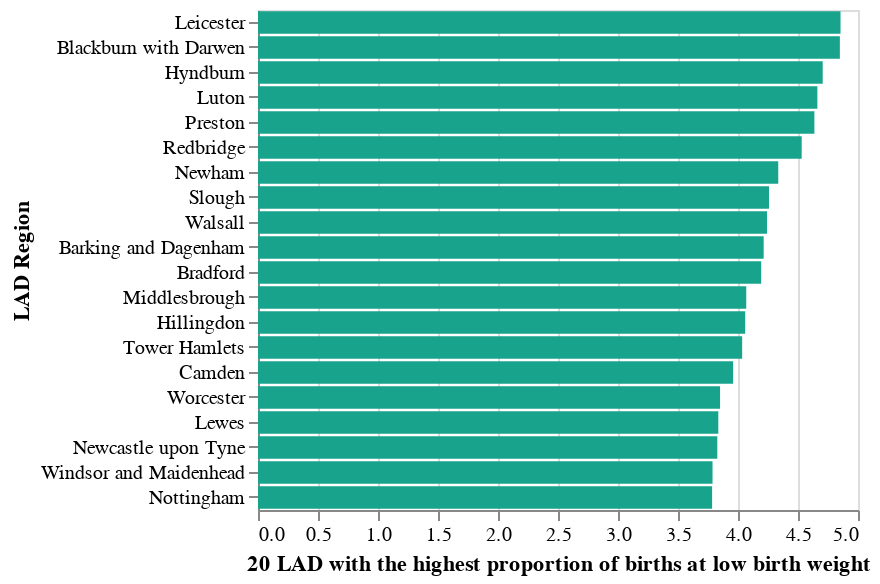

Notebook code for this chart:
### Code cell
bar_chart_highest_weight

### Figure 1 — Vega-Lite specification as saved in the notebook (floating-point values rounded to 4 significant figures)
{"config": {"title": {"font": "Averta"}, "axis": {"labelFont": "Averta", "titleFont": "Averta"}, "header": {"labelFont": "Averta", "titleFont": "Averta"}, "legend": {"labelFont": "Averta", "titleFont": "Averta"}}, "data": {"name": "data-889f5de138865c8c01c916c966f302f3"}, "mark": {"type": "bar", "color": "#18A48C"}, "encoding": {"x": {"field": "Value", "title": "20 LAD with the highest proportion of births at low birth weight", "type": "quantitative"}, "y": {"field": "Area Name", "sort": {"field": "Value", "op": "sum", "order": "descending"}, "title": "LAD Region", "type": "nominal"}}, "height": 250, "selection": {"selector001": {"type": "multi", "fields": ["Area Name"]}}, "width": 300, "$schema": "https://vega.github.io/schema/vega-lite/v4.17.0.json", "datasets": {"data-889f5de138865c8c01c916c966f302f3": [{"Indicator ID": 20101, "Indicator Name": "Low birth weight of term babies", "Parent Code": "E92000001", "Parent Name": "England", "Area Code": "E06000016", "Area Name": "Leicester", "Area Type": "Districts & UAs (from Apr 2021)", "Sex": "Persons", "Age": ">=37 weeks gestational age at birth", "Category Type": null, "Category": null, "Time period": 2020, "Value": 4.854, "Lower CI 95.0 limit": 4.232, "Upper CI 95.0 limit": 5.563, "Lower CI 99.8 limit": 3.909, "Upper CI 99.8 limit": 6.014, "Count": 195.0, "Denominator": 4017.0, "Value note": null, "Recent Trend": "No significant change", "Compared to England value or percentiles": "Worse", "Compared to percentiles": "Not compared", "Time period Sortable": 20200000, "New data": null, "Compared to goal": null}, {"Indicator ID": 20101, "Indicator Name": "Low birth weight of term babies", "Parent Code": "E92000001", "Parent Name": "England", "Area Code": "E06000008", "Area Name": "Blackburn with Darwen", "Area Type": "Districts & UAs (from Apr 2021)", "Sex": "Persons", "Age": ">=37 weeks gestational age at birth", "Category Type": null, "Category": null, "Time period": 2020, "Value": 4.849, "Lower CI 95.0 limit": 3.938, "Upper CI 95.0 limit": 5.957, "Lower CI 99.8 limit": 3.494, "Upper CI 99.8 limit": 6.693, "Count": 85.0, "Denominator": 1753.0, "Value note": null, "Recent Trend": "No significant change", "Compared to England value or percentiles": "Worse", "Compared to percentiles": "Not compared", "Time period Sortable": 20200000, "New data": null, "Compared to goal": null}, {"Indicator ID": 20101, "Indicator Name": "Low birth weight of term babies", "Parent Code": "E92000001", "Parent Name": "England", "Area Code": "E07000120", "Area Name": "Hyndburn", "Area Type": "Districts & UAs (from Apr 2021)", "Sex": "Persons", "Age": ">=37 weeks gestational age at birth", "Category Type": null, "Category": null, "Time period": 2020, "Value": 4.706, "Lower CI 95.0 limit": 3.475, "Upper CI 95.0 limit": 6.345, "Lower CI 99.8 limit": 2.921, "Upper CI 99.8 limit": 7.497, "Count": 40.0, "Denominator": 850.0, "Value note": null, "Recent Trend": "No significant change", "Compared to England value or percentiles": "Worse", "Compared to percentiles": "Not compared", "Time period Sortable": 20200000, "New data": null, "Compared to goal": null}, {"Indicator ID": 20101, "Indicator Name": "Low birth weight of term babies", "Parent Code": "E92000001", "Parent Name": "England", "Area Code": "E06000032", "Area Name": "Luton", "Area Type": "Districts & UAs (from Apr 2021)", "Sex": "Persons", "Age": ">=37 weeks gestational age at birth", "Category Type": null, "Category": null, "Time period": 2020, "Value": 4.661, "Lower CI 95.0 limit": 3.957, "Upper CI 95.0 limit": 5.485, "Lower CI 99.8 limit": 3.6, "Upper CI 99.8 limit": 6.017, "Count": 137.0, "Denominator": 2939.0, "Value note": null, "Recent Trend": "No significant change", "Compared to England value or percentiles": "Worse", "Compared to percentiles": "Not compared", "Time period Sortable": 20200000, "New data": null, "Compared to goal": null}, {"Indicator ID": 20101, "Indicator Name": "Low birth weight of term babies", "Parent Code": "E92000001", "Parent Name": "England", "Area Code": "E07000123", "Area Name": "Preston", "Area Type": "Districts & UAs (from Apr 2021)", "Sex": "Persons", "Age": ">=37 weeks gestational age at birth", "Category Type": null, "Category": null, "Time period": 2020, "Value": 4.637, "Lower CI 95.0 limit": 3.709, "Upper CI 95.0 limit": 5.782, "Lower CI 99.8 limit": 3.262, "Upper CI 99.8 limit": 6.55, "Count": 74.0, "Denominator": 1596.0, "Value note": null, "Recent Trend": "No significant change", "Compared to England value or percentiles": "Worse", "Compared to percentiles": "Not compared", "Time period Sortable": 20200000, "New data": null, "Compared to goal": null}, {"Indicator ID": 20101, "Indicator Name": "Low birth weight of term babies", "Parent Code": "E92000001", "Parent Name": "England", "Area Code": "E09000026", "Area Name": "Redbridge", "Area Type": "Districts & UAs (from Apr 2021)", "Sex": "Persons", "Age": ">=37 weeks gestational age at birth", "Category Type": null, "Category": null, "Time period": 2020, "Value": 4.531, "Lower CI 95.0 limit": 3.93, "Upper CI 95.0 limit": 5.218, "Lower CI 99.8 limit": 3.62, "Upper CI 99.8 limit": 5.657, "Count": 182.0, "Denominator": 4017.0, "Value note": null, "Recent Trend": "No significant change", "Compared to England value or percentiles": "Worse", "Compared to percentiles": "Not compared", "Time period Sortable": 20200000, "New data": null, "Compared to goal": null}, {"Indicator ID": 20101, "Indicator Name": "Low birth weight of term babies", "Parent Code": "E92000001", "Parent Name": "England", "Area Code": "E09000025", "Area Name": "Newham", "Area Type": "Districts & UAs (from Apr 2021)", "Sex": "Persons", "Age": ">=37 weeks gestational age at birth", "Category Type": null, "Category": null, "Time period": 2020, "Value": 4.335, "Lower CI 95.0 limit": 3.8, "Upper CI 95.0 limit": 4.943, "Lower CI 99.8 limit": 3.521, "Upper CI 99.8 limit": 5.328, "Count": 212.0, "Denominator": 4890.0, "Value note": null, "Recent Trend": "No significant change", "Compared to England value or percentiles": "Worse", "Compared to percentiles": "Not compared", "Time period Sortable": 20200000, "New data": null, "Compared to goal": null}, {"Indicator ID": 20101, "Indicator Name": "Low birth weight of term babies", "Parent Code": "E92000001", "Parent Name": "England", "Area Code": "E06000039", "Area Name": "Slough", "Area Type": "Districts & UAs (from Apr 2021)", "Sex": "Persons", "Age": ">=37 weeks gestational age at birth", "Category Type": null, "Category": null, "Time period": 2020, "Value": 4.258, "Lower CI 95.0 limit": 3.481, "Upper CI 95.0 limit": 5.2, "Lower CI 99.8 limit": 3.1, "Upper CI 99.8 limit": 5.824, "Count": 91.0, "Denominator": 2137.0, "Value note": null, "Recent Trend": "No significant change", "Compared to England value or percentiles": "Worse", "Compared to percentiles": "Not compared", "Time period Sortable": 20200000, "New data": null, "Compared to goal": null}, {"Indicator ID": 20101, "Indicator Name": "Low birth weight of term babies", "Parent Code": "E92000001", "Parent Name": "England", "Area Code": "E08000030", "Area Name": "Walsall", "Area Type": "Districts & UAs (from Apr 2021)", "Sex": "Persons", "Age": ">=37 weeks gestational age at birth", "Category Type": null, "Category": null, "Time period": 2020, "Value": 4.242, "Lower CI 95.0 limit": 3.582, "Upper CI 95.0 limit": 5.018, "Lower CI 99.8 limit": 3.249, "Upper CI 99.8 limit": 5.522, "Count": 129.0, "Denominator": 3041.0, "Value note": null, "Recent Trend": "No significant change", "Compared to England value or percentiles": "Worse", "Compared to percentiles": "Not compared", "Time period Sortable": 20200000, "New data": null, "Compared to goal": null}, {"Indicator ID": 20101, "Indicator Name": "Low birth weight of term babies", "Parent Code": "E92000001", "Parent Name": "England", "Area Code": "E09000002", "Area Name": "Barking and Dagenham", "Area Type": "Districts & UAs (from Apr 2021)", "Sex": "Persons", "Age": ">=37 weeks gestational age at birth", "Category Type": null, "Category": null, "Time period": 2020, "Value": 4.214, "Lower CI 95.0 limit": 3.56, "Upper CI 95.0 limit": 4.982, "Lower CI 99.8 limit": 3.23, "Upper CI 99.8 limit": 5.48, "Count": 130.0, "Denominator": 3085.0, "Value note": null, "Recent Trend": "No significant change", "Compared to England value or percentiles": "Worse", "Compared to percentiles": "Not compared", "Time period Sortable": 20200000, "New data": null, "Compared to goal": null}, {"Indicator ID": 20101, "Indicator Name": "Low birth weight of term babies", "Parent Code": "E92000001", "Parent Name": "England", "Area Code": "E08000032", "Area Name": "Bradford", "Area Type": "Districts & UAs (from Apr 2021)", "Sex": "Persons", "Age": ">=37 weeks gestational age at birth", "Category Type": null, "Category": null, "Time period": 2020, "Value": 4.193, "Lower CI 95.0 limit": 3.72, "Upper CI 95.0 limit": 4.723, "Lower CI 99.8 limit": 3.472, "Upper CI 99.8 limit": 5.056, "Count": 258.0, "Denominator": 6153.0, "Value note": null, "Recent Trend": "No significant change", "Compared to England value or percentiles": "Worse", "Compared to percentiles": "Not compared", "Time period Sortable": 20200000, "New data": null, "Compared to goal": null}, {"Indicator ID": 20101, "Indicator Name": "Low birth weight of term babies", "Parent Code": "E92000001", "Parent Name": "England", "Area Code": "E06000002", "Area Name": "Middlesbrough", "Area Type": "Districts & UAs (from Apr 2021)", "Sex": "Persons", "Age": ">=37 weeks gestational age at birth", "Category Type": null, "Category": null, "Time period": 2020, "Value": 4.069, "Lower CI 95.0 limit": 3.199, "Upper CI 95.0 limit": 5.162, "Lower CI 99.8 limit": 2.786, "Upper CI 99.8 limit": 5.905, "Count": 64.0, "Denominator": 1573.0, "Value note": null, "Recent Trend": "No significant change", "Compared to England value or percentiles": "Worse", "Compared to percentiles": "Not compared", "Time period Sortable": 20200000, "New data": null, "Compared to goal": null}, {"Indicator ID": 20101, "Indicator Name": "Low birth weight of term babies", "Parent Code": "E92000001", "Parent Name": "England", "Area Code": "E09000017", "Area Name": "Hillingdon", "Area Type": "Districts & UAs (from Apr 2021)", "Sex": "Persons", "Age": ">=37 weeks gestational age at birth", "Category Type": null, "Category": null, "Time period": 2020, "Value": 4.06, "Lower CI 95.0 limit": 3.447, "Upper CI 95.0 limit": 4.777, "Lower CI 99.8 limit": 3.136, "Upper CI 99.8 limit": 5.241, "Count": 138.0, "Denominator": 3399.0, "Value note": null, "Recent Trend": "No significant change", "Compared to England value or percentiles": "Worse", "Compared to percentiles": "Not compared", "Time period Sortable": 20200000, "New data": null, "Compared to goal": null}, {"Indicator ID": 20101, "Indicator Name": "Low birth weight of term babies", "Parent Code": "E92000001", "Parent Name": "England", "Area Code": "E09000030", "Area Name": "Tower Hamlets", "Area Type": "Districts & UAs (from Apr 2021)", "Sex": "Persons", "Age": ">=37 weeks gestational age at birth", "Category Type": null, "Category": null, "Time period": 2020, "Value": 4.035, "Lower CI 95.0 limit": 3.462, "Upper CI 95.0 limit": 4.697, "Lower CI 99.8 limit": 3.17, "Upper CI 99.8 limit": 5.123, "Count": 158.0, "Denominator": 3916.0, "Value note": null, "Recent Trend": "No significant change", "Compared to England value or percentiles": "Worse", "Compared to percentiles": "Not compared", "Time period Sortable": 20200000, "New data": null, "Compared to goal": null}, {"Indicator ID": 20101, "Indicator Name": "Low birth weight of term babies", "Parent Code": "E92000001", "Parent Name": "England", "Area Code": "E09000007", "Area Name": "Camden", "Area Type": "Districts & UAs (from Apr 2021)", "Sex": "Persons", "Age": ">=37 weeks gestational age at birth", "Category Type": null, "Category": null, "Time period": 2020, "Value": 3.959, "Lower CI 95.0 limit": 3.201, "Upper CI 95.0 limit": 4.888, "Lower CI 99.8 limit": 2.833, "Upper CI 99.8 limit": 5.509, "Count": 82.0, "Denominator": 2071.0, "Value note": null, "Recent Trend": "No significant change", "Compared to England value or percentiles": "Worse", "Compared to percentiles": "Not compared", "Time period Sortable": 20200000, "New data": null, "Compared to goal": null}, {"Indicator ID": 20101, "Indicator Name": "Low birth weight of term babies", "Parent Code": "E92000001", "Parent Name": "England", "Area Code": "E07000237", "Area Name": "Worcester", "Area Type": "Districts & UAs (from Apr 2021)", "Sex": "Persons", "Age": ">=37 weeks gestational age at birth", "Category Type": null, "Category": null, "Time period": 2020, "Value": 3.851, "Lower CI 95.0 limit": 2.768, "Upper CI 95.0 limit": 5.332, "Lower CI 99.8 limit": 2.294, "Upper CI 99.8 limit": 6.395, "Count": 34.0, "Denominator": 883.0, "Value note": null, "Recent Trend": "No significant change", "Compared to England value or percentiles": "Similar", "Compared to percentiles": "Not compared", "Time period Sortable": 20200000, "New data": null, "Compared to goal": null}, {"Indicator ID": 20101, "Indicator Name": "Low birth weight of term babies", "Parent Code": "E92000001", "Parent Name": "England", "Area Code": "E07000063", "Area Name": "Lewes", "Area Type": "Districts & UAs (from Apr 2021)", "Sex": "Persons", "Age": ">=37 weeks gestational age at birth", "Category Type": null, "Category": null, "Time period": 2020, "Value": 3.836, "Lower CI 95.0 limit": 2.684, "Upper CI 95.0 limit": 5.455, "Lower CI 99.8 limit": 2.191, "Upper CI 99.8 limit": 6.633, "Count": 29.0, "Denominator": 756.0, "Value note": null, "Recent Trend": "No significant change", "Compared to England value or percentiles": "Similar", "Compared to percentiles": "Not compared", "Time period Sortable": 20200000, "New data": null, "Compared to goal": null}, {"Indicator ID": 20101, "Indicator Name": "Low birth weight of term babies", "Parent Code": "E92000001", "Parent Name": "England", "Area Code": "E08000021", "Area Name": "Newcastle upon Tyne", "Area Type": "Districts & UAs (from Apr 2021)", "Sex": "Persons", "Age": ">=37 weeks gestational age at birth", "Category Type": null, "Category": null, "Time period": 2020, "Value": 3.828, "Lower CI 95.0 limit": 3.166, "Upper CI 95.0 limit": 4.621, "Lower CI 99.8 limit": 2.838, "Upper CI 99.8 limit": 5.143, "Count": 103.0, "Denominator": 2691.0, "Value note": null, "Recent Trend": "No significant change", "Compared to England value or percentiles": "Worse", "Compared to percentiles": "Not compared", "Time period Sortable": 20200000, "New data": null, "Compared to goal": null}, {"Indicator ID": 20101, "Indicator Name": "Low birth weight of term babies", "Parent Code": "E92000001", "Parent Name": "England", "Area Code": "E06000040", "Area Name": "Windsor and Maidenhead", "Area Type": "Districts & UAs (from Apr 2021)", "Sex": "Persons", "Age": ">=37 weeks gestational age at birth", "Category Type": null, "Category": null, "Time period": 2020, "Value": 3.788, "Lower CI 95.0 limit": 2.885, "Upper CI 95.0 limit": 4.959, "Lower CI 99.8 limit": 2.468, "Upper CI 99.8 limit": 5.771, "Count": 50.0, "Denominator": 1320.0, "Value note": null, "Recent Trend": "No significant change", "Compared to England value or percentiles": "Worse", "Compared to percentiles": "Not compared", "Time period Sortable": 20200000, "New data": null, "Compared to goal": null}, {"Indicator ID": 20101, "Indicator Name": "Low birth weight of term babies", "Parent Code": "E92000001", "Parent Name": "England", "Area Code": "E06000018", "Area Name": "Nottingham", "Area Type": "Districts & UAs (from Apr 2021)", "Sex": "Persons", "Age": ">=37 weeks gestational age at birth", "Category Type": null, "Category": null, "Time period": 2020, "Value": 3.784, "Lower CI 95.0 limit": 3.174, "Upper CI 95.0 limit": 4.506, "Lower CI 99.8 limit": 2.868, "Upper CI 99.8 limit": 4.978, "Count": 120.0, "Denominator": 3171.0, "Value note": null, "Recent Trend": "No significant change", "Compared to England value or percentiles": "Worse", "Compared to percentiles": "Not compared", "Time period Sortable": 20200000, "New data": null, "Compared to goal": null}]}}
